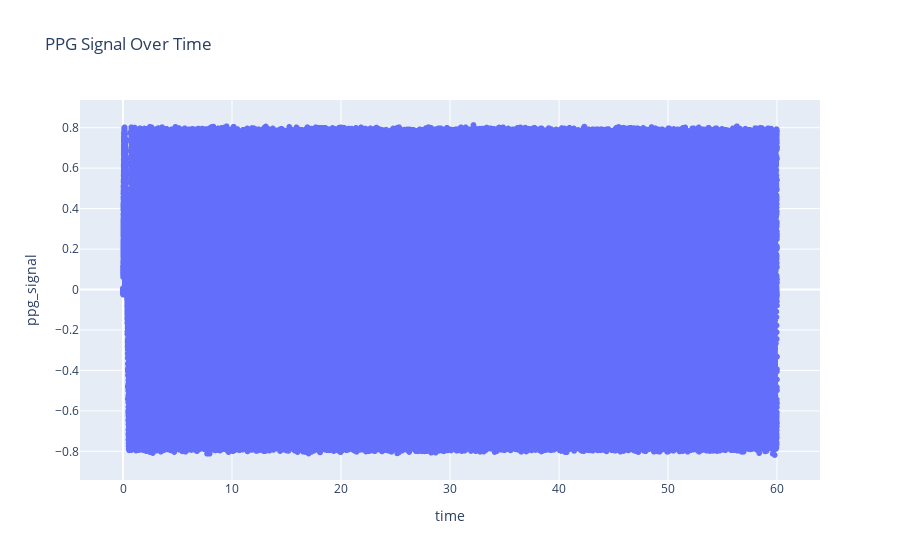

Write notebook code for a chart like this one.
### Code cell
# --------- PLOTING PPG SIGNALS OVER TIME ------------

px.line(df,x='time' ,y='ppg_signal', title="PPG Signal Over Time", markers=True)

### Figure 1 — Plotly figure (JSON) as saved in the notebook; plotly's stock layout.template omitted (floating-point values rounded to 4 significant figures; data arrays with more than 128 entries replaced by an {"elided": "..."} marker saying what was removed)
{"data": [{"hovertemplate": "time=%{x}<br>ppg_signal=%{y}<extra></extra>", "legendgroup": "", "line": {"color": "#636efa", "dash": "solid"}, "marker": {"symbol": "circle"}, "mode": "lines+markers", "name": "", "showlegend": false, "type": "scattergl", "x": {"elided": "120000 float values"}, "xaxis": "x", "y": {"elided": "120000 float values"}, "yaxis": "y"}], "layout": {"legend": {"tracegroupgap": 0}, "title": {"text": "PPG Signal Over Time"}, "xaxis": {"anchor": "y", "domain": [0, 1], "title": {"text": "time"}}, "yaxis": {"anchor": "x", "domain": [0, 1], "title": {"text": "ppg_signal"}}}}
